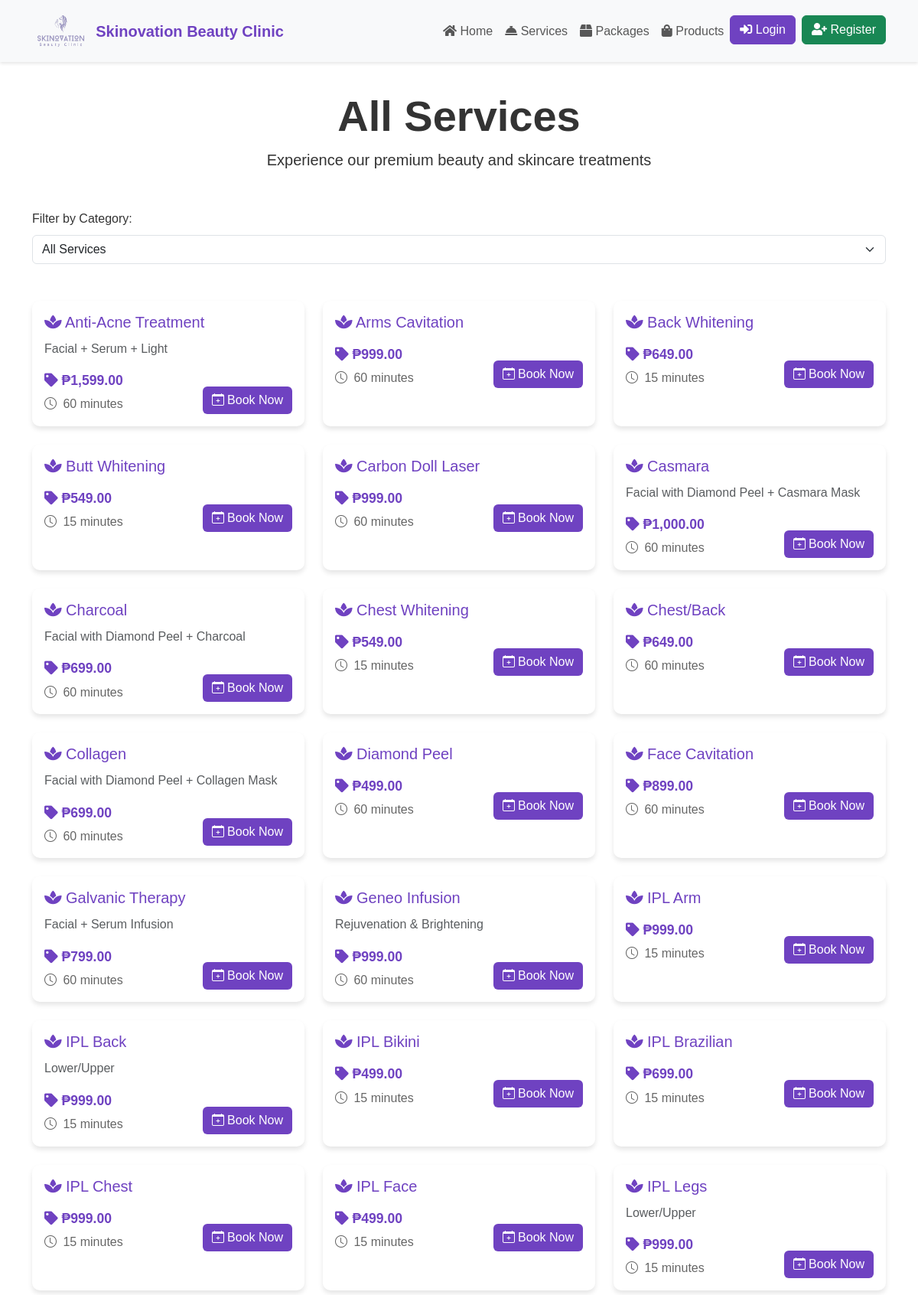
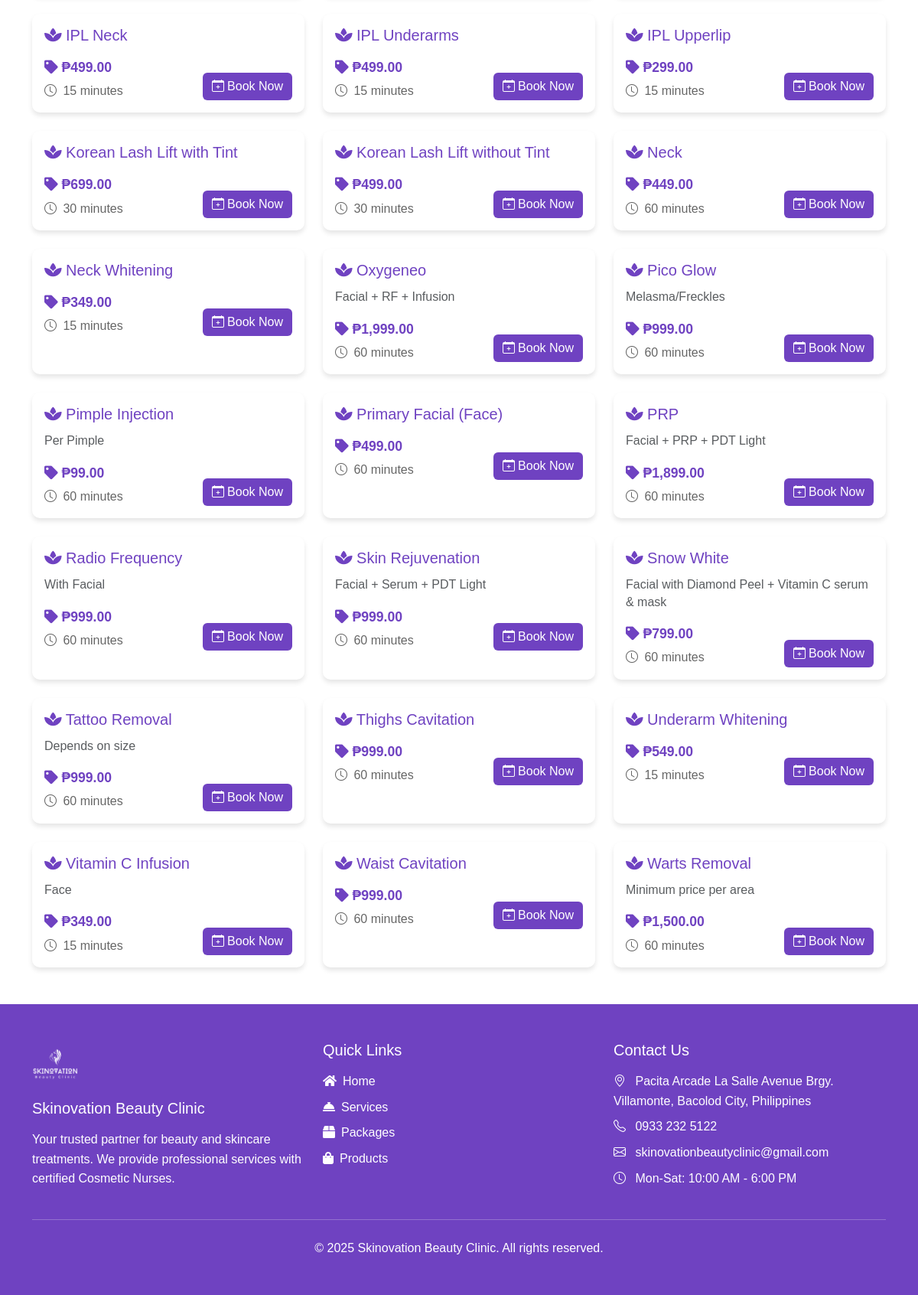
/services.php, run on the app's committed database (2 pictures, top to bottom).
### tables this page shows
CREATE TABLE `services` (
  `service_id` int NOT NULL,
  `service_name` varchar(100) NOT NULL,
  `description` text,
  `price` decimal(10,2) DEFAULT NULL,
  `duration` int NOT NULL COMMENT 'Duration in minutes',
  `category_id` int NOT NULL,
  `created_at` datetime DEFAULT CURRENT_TIMESTAMP,
  `updated_at` datetime DEFAULT CURRENT_TIMESTAMP ON UPDATE CURRENT_TIMESTAMP,
  `image` varchar(255) DEFAULT NULL
);

### services.php (the view, shortened to what this page needs)
<?php
include 'db.php';
$category = isset($_GET['category']) ? $_GET['category'] : 'all';
function getServicesByCategory($conn, $category)
{
    if ($category == 'all') {
        $sql = 'SELECT * FROM services ORDER BY service_name';
    } else {
        $sql = 'SELECT * FROM services WHERE category_id = ? ORDER BY service_name';
    }
    $stmt = $conn->prepare($sql);
    $stmt->execute();
    $result = $stmt->get_result();
    $services = [];
    while ($row = $result->fetch_assoc()) {
        $services[] = $row;
    }
    return $services;
}
$services = getServicesByCategory($conn, $category);
function getCategoryName($category)
{
    $categories = [
        'facials' => 'Facials',
        'lightening' => 'Lightening Treatments',
        'pimple' => 'Pimple Treatments',
        'slimming' => 'Body Slimming',
        'hair-removal' => 'Hair Removal (IPL)',
        'other' => 'Other Services',
        'all' => 'All Services',
    ];
    return isset($categories[$category]) ? $categories[$category] : 'All Services';
}
$categoryName = getCategoryName($category);
?>
<!DOCTYPE html>
<html lang="en">
<head>
    <link href="https://cdn.jsdelivr.net/npm/bootstrap@5.3.0/dist/css/bootstrap.min.css" rel="stylesheet">
    <link rel="stylesheet" href="https://cdn.jsdelivr.net/npm/bootstrap-icons@1.10.0/font/bootstrap-icons.css">
    <link rel="stylesheet" href="https://cdnjs.cloudflare.com/ajax/libs/animate.css/4.1.1/animate.min.css">
    <link rel="stylesheet" href="assets/css/style.css">
    <link href="https://cdnjs.cloudflare.com/ajax/libs/font-awesome/5.15.4/css/all.min.css" rel="stylesheet">
</head>
<body>
    <?php include 'header.php'; ?>
    <div class="section-header">
        <div class="container text-center mt-5 mb-5">
            <h1 class="display-4 fw-bold animate__animated animate__fadeInDown"><?php echo $categoryName; ?></h1>
            <p class="lead animate__animated animate__fadeInUp">Experience our premium beauty and skincare treatments
            </p>
        </div>
    </div>
    <div class="container">
        <div class="mb-4">
            <label for="category" class="form-label">Filter by Category:</label>
            <select id="category" class="form-select" onchange="location = this.value;">
                <option value="services.php?category=all" <?php echo $category == 'all' ? 'selected' : ''; ?>>All Services</option>
            </select>
        </div>
    </div>
    <div class="container">
        <div class="row g-4 my-4">
            <?php if (empty($services)): ?>
            <div class="col-12">
                <div class="alert alert-info text-center">
                    <i class="bi bi-info-circle me-2"></i>
                    No services found in this category.
                </div>
            </div>
            <?php else: ?>
            <?php foreach ($services as $service): ?>
            <div class="col-md-6 col-lg-4">
                <div class="card h-100 service-card">
                    <div class="card-body">
                        <h5 class="card-title"><i class="fas fa-spa"></i> <?php echo htmlspecialchars($service['service_name'] ?? ''); ?></h5>
                        <?php if ($service['description']): ?>
                        <p class="card-text text-muted service-description">
                            <?php echo htmlspecialchars($service['description']); ?>
                        </p>
                        <?php endif; ?>
                        <div class="d-flex justify-content-between align-items-end mt-3">
                            <div>
                                <p class="service-price mb-1"><i class="fas fa-tag"></i> ₱<?php echo number_format($service['price'], 2); ?></p>
                                <p class="service-duration mb-0">
                                    <i class="bi bi-clock me-1"></i>
                                    <?php echo $service['duration']; ?> minutes
                                </p>
                            </div>
                            <a href="<?php echo isset($_SESSION['patient_id'])
                                ? 'patient/calendar_view.php?service_id=' . htmlspecialchars($service['id'] ?? '0')
                                : 'login.php?redirect=booking&service_id=' . htmlspecialchars($service['id'] ?? '0'); ?>" class="btn btn-purple">
                                <i class="bi bi-calendar-plus me-1"></i>Book Now
                            </a>
                        </div>
                    </div>
                </div>
            </div>
            <?php endforeach; ?>
            <?php endif; ?>
        </div>
    </div>
    <?php include 'footer.php'; ?>
</body>
</html>

### assets/css/style.css (style rules this page uses)
:root { --primary-color: #6f42c1; --secondary-color: #bb8fce; --dark-color: #2c003e; --light-color: #f4ecf7; }
body { font-family: 'Poppins', sans-serif; color: #333; line-height: 1.6; padding-top: 70px; }
.service-card { transition: transform 0.3s ease, box-shadow 0.3s ease; border: none; border-radius: 10px; overflow: hidden; box-shadow: 0 4px 6px rgba(0, 0, 0, 0.1); }
.service-price { font-size: 1.25rem; font-weight: 600; color: var(--primary-color); }
.service-duration { color: #666; }
.service-description { color: #666; margin-bottom: 1rem; line-height: 1.4; }
.service-price { color: var(--primary-color); font-size: 1.1rem; font-weight: 600; }
.card-title { color: var(--primary-color); margin-bottom: 0.75rem; }
.btn-purple { background-color: var(--primary-color); color: #fff; border: none; }

### data on the page
services: service_name "Anti-Acne Treatment", description "Facial + Serum + Light", price "1,599.00", duration "60"
services: service_name "Arms Cavitation", price "999.00", duration "60"
services: service_name "Back Whitening", price "649.00", duration "15"
services: service_name "Butt Whitening", price "549.00", duration "15"
services: service_name "Carbon Doll Laser", price "999.00", duration "60"
services: service_name "Casmara", description "Facial with Diamond Peel + Casmara Mask", price "1,000.00", duration "60"
services: service_name "Charcoal", description "Facial with Diamond Peel + Charcoal", price "699.00", duration "60"
services: service_name "Chest Whitening", price "549.00", duration "15"
services: service_name "Chest/Back", price "649.00", duration "60"
services: service_name "Collagen", description "Facial with Diamond Peel + Collagen Mask", price "699.00", duration "60"
services: service_name "Diamond Peel", price "499.00", duration "60"
services: service_name "Face Cavitation", price "899.00", duration "60"
services: service_name "Galvanic Therapy", description "Facial + Serum Infusion", price "799.00", duration "60"
services: service_name "Geneo Infusion", description "Rejuvenation & Brightening", price "999.00", duration "60"
services: service_name "IPL Arm", price "999.00", duration "15"
services: service_name "IPL Back", description "Lower/Upper", price "999.00", duration "15"
services: service_name "IPL Bikini", price "499.00", duration "15"
services: service_name "IPL Brazilian", price "699.00", duration "15"
services: service_name "IPL Chest", price "999.00", duration "15"
services: service_name "IPL Face", price "499.00", duration "15"
services: service_name "IPL Legs", description "Lower/Upper", price "999.00", duration "15"
services: service_name "IPL Neck", price "499.00", duration "15"
services: service_name "IPL Underarms", price "499.00", duration "15"
services: service_name "IPL Upperlip", price "299.00", duration "15"
services: service_name "Korean Lash Lift with Tint", price "699.00", duration "30"
services: service_name "Korean Lash Lift without Tint", price "499.00", duration "30"
services: service_name "Neck", price "449.00", duration "60"
services: service_name "Neck Whitening", price "349.00", duration "15"
services: service_name "Oxygeneo", description "Facial + RF + Infusion", price "1,999.00", duration "60"
services: service_name "Pico Glow", description "Melasma/Freckles", price "999.00", duration "60"
services: service_name "Pimple Injection", description "Per Pimple", price "99.00", duration "60"
services: service_name "Primary Facial (Face)", price "499.00", duration "60"
services: service_name "PRP", description "Facial + PRP + PDT Light", price "1,899.00", duration "60"
services: service_name "Radio Frequency", description "With Facial", price "999.00", duration "60"
services: service_name "Skin Rejuvenation", description "Facial + Serum + PDT Light", price "999.00", duration "60"
services: service_name "Snow White", description "Facial with Diamond Peel + Vitamin C serum & mask", price "799.00", duration "60"
services: service_name "Tattoo Removal", description "Depends on size", price "999.00", duration "60"
services: service_name "Thighs Cavitation", price "999.00", duration "60"
services: service_name "Underarm Whitening", price "549.00", duration "15"
services: service_name "Vitamin C Infusion", description "Face", price "349.00", duration "15"
services: service_name "Waist Cavitation", price "999.00", duration "60"
services: service_name "Warts Removal", description "Minimum price per area", price "1,500.00", duration "60"

### other printed values
$categoryName "All Services"
